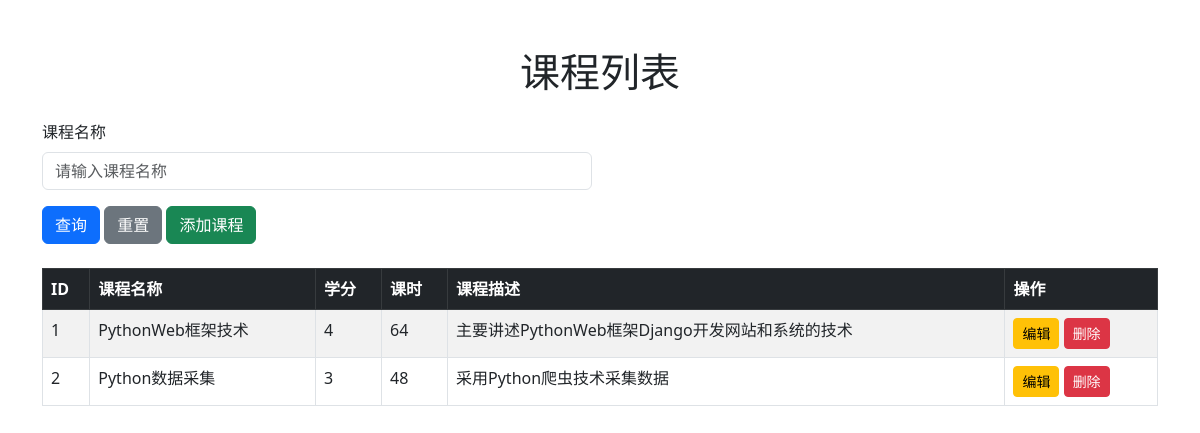
/course/list/?page=2, run on an earlier commit of the app's database.
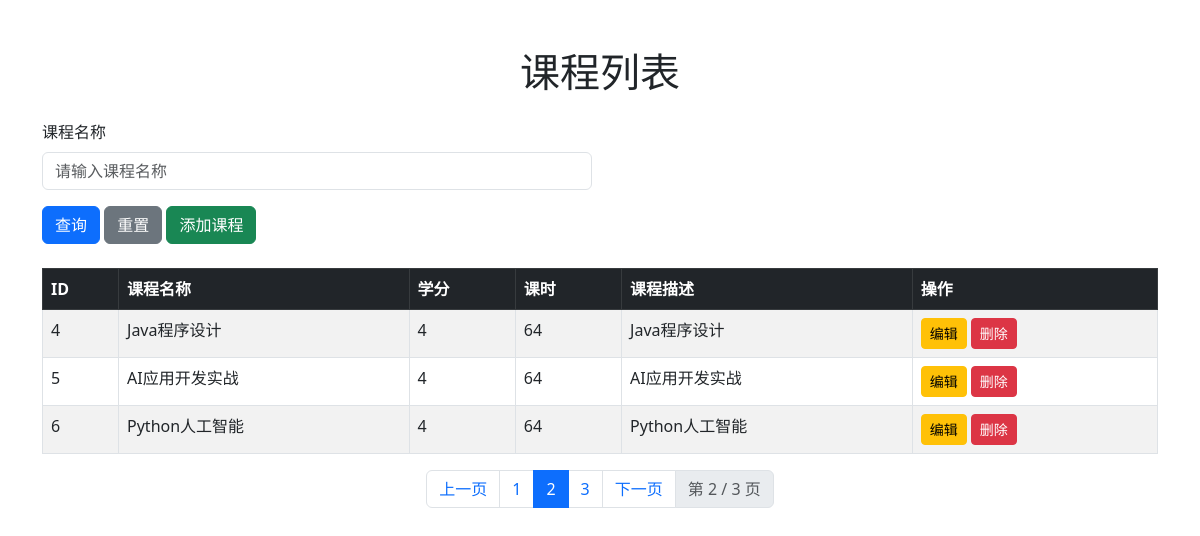
And on a later commit of the database.
### course/models.py (models this page shows, shortened)
class Course(models.Model):
    name = models.CharField(max_length=100, verbose_name='课程名称')
    credits = models.IntegerField(verbose_name='学分')
    hours = models.IntegerField(verbose_name='课时')
    description = models.TextField(blank=True, null=True, verbose_name='课程描述')
    class Meta:
        db_table = 'courses'
        verbose_name = '课程'
        verbose_name_plural = '课程'

### course/views.py (the view)
# urls.py: path('list/', views.list_course, name='list_course'),
def list_course(request):
    name = request.GET.get('name', '')
    courses = Course.objects.all()
    if name:
        courses = courses.filter(name__icontains=name)
    paginator = Paginator(courses, 3)
    page_number = request.GET.get('page')
    page_obj = paginator.get_page(page_number)
    context = {
        'page_obj': page_obj,
        'name': name
    }
    return render(request, 'course/list_course.html', context)

### course/templates/course/list_course.html (shortened to what this page needs)
<!DOCTYPE html>
<html lang="zh-CN">
<head>
    <link href="https://fastly.jsdelivr.net/npm/bootstrap@5.3.0/dist/css/bootstrap.min.css" rel="stylesheet">
</head>
<body>
    <div class="container mt-5">
        <h1 class="text-center mb-4">课程列表</h1>
        <form method="get" class="mb-4">
            <div class="row g-3">
                <div class="col-md-6">
                    <label for="name" class="form-label">课程名称</label>
                    <input type="text" id="name" name="name" class="form-control" value="{{ name }}" placeholder="请输入课程名称">
                </div>
            </div>
            <div class="mt-3">
                <button type="submit" class="btn btn-primary">查询</button>
                <a href="{% url 'course:list_course' %}" class="btn btn-secondary">重置</a>
                <a href="{% url 'course:add_course' %}" class="btn btn-success">添加课程</a>
            </div>
        </form>
        <div class="table-responsive">
            <table class="table table-striped table-hover table-bordered">
                <thead class="table-dark">
                    <tr>
                        <th>ID</th>
                        <th>课程名称</th>
                        <th>学分</th>
                        <th>课时</th>
                        <th>课程描述</th>
                        <th>操作</th>
                    </tr>
                </thead>
                <tbody>
                    {% for course in page_obj %}
                    <tr>
                        <td>{{ course.id }}</td>
                        <td>{{ course.name }}</td>
                        <td>{{ course.credits }}</td>
                        <td>{{ course.hours }}</td>
                        <td>{{ course.description|truncatechars:50 }}</td>
                        <td>
                            <a href="{% url 'course:edit_course' course.pk %}" class="btn btn-sm btn-warning">编辑</a>
                            <a href="{% url 'course:delete_course' course.pk %}" class="btn btn-sm btn-danger">删除</a>
                        </td>
                    </tr>
                    {% empty %}
                    <tr>
                        <td colspan="6" class="text-center">暂无课程记录</td>
                    </tr>
                    {% endfor %}
                </tbody>
            </table>
        </div>
        {% if page_obj.has_other_pages %}
        <nav aria-label="Page navigation">
            <ul class="pagination justify-content-center">
                {% if page_obj.has_previous %}
                <li class="page-item">
                    <a class="page-link" href="?page={{ page_obj.previous_page_number }}{% if name %}&name={{ name }}{% endif %}">上一页</a>
                </li>
                {% else %}
                <li class="page-item disabled">
                    <span class="page-link">上一页</span>
                </li>
                {% endif %}
                {% for num in page_obj.paginator.page_range %}
                    {% if page_obj.number == num %}
                    <li class="page-item active">
                        <span class="page-link">{{ num }}</span>
                    </li>
                    {% else %}
                    <li class="page-item">
                        <a class="page-link" href="?page={{ num }}{% if name %}&name={{ name }}{% endif %}">{{ num }}</a>
                    </li>
                    {% endif %}
                {% endfor %}
                {% if page_obj.has_next %}
                <li class="page-item">
                    <a class="page-link" href="?page={{ page_obj.next_page_number }}{% if name %}&name={{ name }}{% endif %}">下一页</a>
                </li>
                {% else %}
                <li class="page-item disabled">
                    <span class="page-link">下一页</span>
                </li>
                {% endif %}
                <li class="page-item disabled">
                    <span class="page-link">第 {{ page_obj.number }} / {{ page_obj.paginator.num_pages }} 页</span>
                </li>
            </ul>
        </nav>
        {% endif %}
    </div>
</body>
</html>

What changed in the data, as far as the page shows it:
no longer on this page (row unchanged): Course: id "1", name "PythonWeb框架技术", credits "4", hours "64", description "主要讲述PythonWeb框架Django开发网站和系统的技术"
no longer on this page (row unchanged): Course: id "2", name "Python数据采集", credits "3", hours "48", description "采用Python爬虫技术采集数据"
added Course: id "4", name "Java程序设计", credits "4", hours "64", description "Java程序设计"
added Course: id "5", name "AI应用开发实战", credits "4", hours "64", description "AI应用开发实战"
added Course: id "6", name "Python人工智能", credits "4", hours "64", description "Python人工智能"
Also different on the page:
{{ page_obj.number }}: (not shown) → "2"
{{ page_obj.paginator.num_pages }}: (not shown) → "3"
text now shown: "上一页 下一页 第 / 页"
new list line: "1"
new list line: "2"
new list line: "3"
